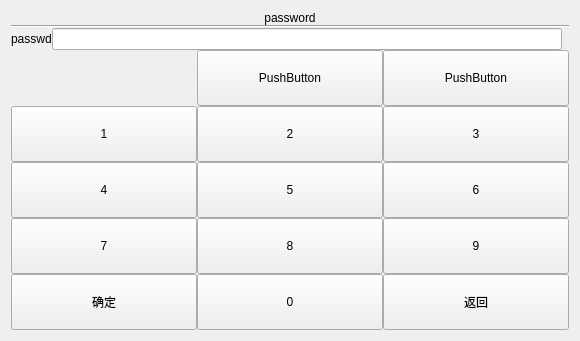
<?xml version="1.0" encoding="UTF-8"?>
<ui version="4.0">
 <class>passwd</class>
 <widget class="QWidget" name="passwd">
  <property name="geometry">
   <rect>
    <x>0</x>
    <y>0</y>
    <width>580</width>
    <height>341</height>
   </rect>
  </property>
  <property name="windowTitle">
   <string>Form</string>
  </property>
  <layout class="QGridLayout" name="gridLayout_2">
   <item row="0" column="0">
    <layout class="QVBoxLayout" name="verticalLayout" stretch="0,0,0,1,0">
     <property name="spacing">
      <number>0</number>
     </property>
     <item>
      <widget class="QLabel" name="label_title">
       <property name="sizePolicy">
        <sizepolicy hsizetype="Expanding" vsizetype="Maximum">
         <horstretch>0</horstretch>
         <verstretch>0</verstretch>
        </sizepolicy>
       </property>
       <property name="text">
        <string>password</string>
       </property>
       <property name="alignment">
        <set>Qt::AlignCenter</set>
       </property>
      </widget>
     </item>
     <item>
      <widget class="Line" name="line">
       <property name="orientation">
        <enum>Qt::Horizontal</enum>
       </property>
      </widget>
     </item>
     <item>
      <layout class="QHBoxLayout" name="horizontalLayout_2">
       <item>
        <widget class="QLabel" name="label_caution">
         <property name="sizePolicy">
          <sizepolicy hsizetype="Preferred" vsizetype="Maximum">
           <horstretch>0</horstretch>
           <verstretch>0</verstretch>
          </sizepolicy>
         </property>
         <property name="text">
          <string>passwd</string>
         </property>
        </widget>
       </item>
       <item>
        <widget class="QLineEdit" name="lineEdit">
         <property name="sizePolicy">
          <sizepolicy hsizetype="Expanding" vsizetype="Maximum">
           <horstretch>0</horstretch>
           <verstretch>0</verstretch>
          </sizepolicy>
         </property>
        </widget>
       </item>
       <item>
        <widget class="QLabel" name="label_unit">
         <property name="sizePolicy">
          <sizepolicy hsizetype="Preferred" vsizetype="Maximum">
           <horstretch>0</horstretch>
           <verstretch>0</verstretch>
          </sizepolicy>
         </property>
         <property name="text">
          <string/>
         </property>
        </widget>
       </item>
      </layout>
     </item>
     <item>
      <layout class="QGridLayout" name="gridLayout">
       <item row="0" column="2">
        <widget class="QPushButton" name="b_backSpace">
         <property name="sizePolicy">
          <sizepolicy hsizetype="Minimum" vsizetype="Minimum">
           <horstretch>0</horstretch>
           <verstretch>0</verstretch>
          </sizepolicy>
         </property>
         <property name="text">
          <string>PushButton</string>
         </property>
        </widget>
       </item>
       <item row="4" column="0">
        <widget class="QPushButton" name="b_ok">
         <property name="sizePolicy">
          <sizepolicy hsizetype="Minimum" vsizetype="Minimum">
           <horstretch>0</horstretch>
           <verstretch>0</verstretch>
          </sizepolicy>
         </property>
         <property name="text">
          <string>确定</string>
         </property>
        </widget>
       </item>
       <item row="4" column="1">
        <widget class="QPushButton" name="b_0">
         <property name="sizePolicy">
          <sizepolicy hsizetype="Minimum" vsizetype="Minimum">
           <horstretch>0</horstretch>
           <verstretch>0</verstretch>
          </sizepolicy>
         </property>
         <property name="text">
          <string>0</string>
         </property>
        </widget>
       </item>
       <item row="4" column="2">
        <widget class="QPushButton" name="b_return">
         <property name="sizePolicy">
          <sizepolicy hsizetype="Minimum" vsizetype="Minimum">
           <horstretch>0</horstretch>
           <verstretch>0</verstretch>
          </sizepolicy>
         </property>
         <property name="text">
          <string>返回</string>
         </property>
        </widget>
       </item>
       <item row="1" column="2">
        <widget class="QPushButton" name="b_3">
         <property name="sizePolicy">
          <sizepolicy hsizetype="Minimum" vsizetype="Minimum">
           <horstretch>0</horstretch>
           <verstretch>0</verstretch>
          </sizepolicy>
         </property>
         <property name="text">
          <string>3</string>
         </property>
        </widget>
       </item>
       <item row="1" column="0">
        <widget class="QPushButton" name="b_1">
         <property name="sizePolicy">
          <sizepolicy hsizetype="Minimum" vsizetype="Minimum">
           <horstretch>0</horstretch>
           <verstretch>0</verstretch>
          </sizepolicy>
         </property>
         <property name="text">
          <string>1</string>
         </property>
        </widget>
       </item>
       <item row="3" column="1">
        <widget class="QPushButton" name="b_8">
         <property name="sizePolicy">
          <sizepolicy hsizetype="Minimum" vsizetype="Minimum">
           <horstretch>0</horstretch>
           <verstretch>0</verstretch>
          </sizepolicy>
         </property>
         <property name="text">
          <string>8</string>
         </property>
        </widget>
       </item>
       <item row="3" column="0">
        <widget class="QPushButton" name="b_7">
         <property name="sizePolicy">
          <sizepolicy hsizetype="Minimum" vsizetype="Minimum">
           <horstretch>0</horstretch>
           <verstretch>0</verstretch>
          </sizepolicy>
         </property>
         <property name="text">
          <string>7</string>
         </property>
        </widget>
       </item>
       <item row="2" column="2">
        <widget class="QPushButton" name="b_6">
         <property name="sizePolicy">
          <sizepolicy hsizetype="Minimum" vsizetype="Minimum">
           <horstretch>0</horstretch>
           <verstretch>0</verstretch>
          </sizepolicy>
         </property>
         <property name="text">
          <string>6</string>
         </property>
        </widget>
       </item>
       <item row="3" column="2">
        <widget class="QPushButton" name="b_9">
         <property name="sizePolicy">
          <sizepolicy hsizetype="Minimum" vsizetype="Minimum">
           <horstretch>0</horstretch>
           <verstretch>0</verstretch>
          </sizepolicy>
         </property>
         <property name="text">
          <string>9</string>
         </property>
        </widget>
       </item>
       <item row="0" column="1">
        <widget class="QPushButton" name="b_clear">
         <property name="sizePolicy">
          <sizepolicy hsizetype="Minimum" vsizetype="Minimum">
           <horstretch>0</horstretch>
           <verstretch>0</verstretch>
          </sizepolicy>
         </property>
         <property name="text">
          <string>PushButton</string>
         </property>
        </widget>
       </item>
       <item row="2" column="0">
        <widget class="QPushButton" name="b_4">
         <property name="sizePolicy">
          <sizepolicy hsizetype="Minimum" vsizetype="Minimum">
           <horstretch>0</horstretch>
           <verstretch>0</verstretch>
          </sizepolicy>
         </property>
         <property name="text">
          <string>4</string>
         </property>
        </widget>
       </item>
       <item row="2" column="1">
        <widget class="QPushButton" name="b_5">
         <property name="sizePolicy">
          <sizepolicy hsizetype="Minimum" vsizetype="Minimum">
           <horstretch>0</horstretch>
           <verstretch>0</verstretch>
          </sizepolicy>
         </property>
         <property name="text">
          <string>5</string>
         </property>
        </widget>
       </item>
       <item row="1" column="1">
        <widget class="QPushButton" name="b_2">
         <property name="sizePolicy">
          <sizepolicy hsizetype="Minimum" vsizetype="Minimum">
           <horstretch>0</horstretch>
           <verstretch>0</verstretch>
          </sizepolicy>
         </property>
         <property name="text">
          <string>2</string>
         </property>
        </widget>
       </item>
      </layout>
     </item>
     <item>
      <layout class="QHBoxLayout" name="horizontalLayout">
       <item>
        <widget class="issample" name="widget" native="true">
         <property name="sizePolicy">
          <sizepolicy hsizetype="Preferred" vsizetype="Maximum">
           <horstretch>0</horstretch>
           <verstretch>0</verstretch>
          </sizepolicy>
         </property>
        </widget>
       </item>
       <item>
        <widget class="ispreheat" name="widget_2" native="true">
         <property name="sizePolicy">
          <sizepolicy hsizetype="Preferred" vsizetype="Maximum">
           <horstretch>0</horstretch>
           <verstretch>0</verstretch>
          </sizepolicy>
         </property>
        </widget>
       </item>
       <item>
        <widget class="date_widget" name="widget_3" native="true">
         <property name="sizePolicy">
          <sizepolicy hsizetype="Preferred" vsizetype="Maximum">
           <horstretch>0</horstretch>
           <verstretch>0</verstretch>
          </sizepolicy>
         </property>
        </widget>
       </item>
      </layout>
     </item>
    </layout>
   </item>
  </layout>
 </widget>
 <customwidgets>
  <customwidget>
   <class>date_widget</class>
   <extends>QWidget</extends>
   <header>date_widget.h</header>
   <container>1</container>
  </customwidget>
  <customwidget>
   <class>issample</class>
   <extends>QWidget</extends>
   <header>issample.h</header>
   <container>1</container>
  </customwidget>
  <customwidget>
   <class>ispreheat</class>
   <extends>QWidget</extends>
   <header>ispreheat.h</header>
   <container>1</container>
  </customwidget>
 </customwidgets>
 <resources/>
 <connections/>
</ui>
